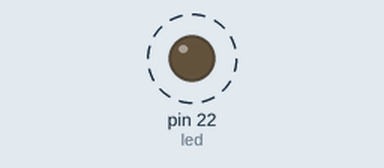
Simulated run of this program. Board: MicroPython board. On the bench: output pins drawn as LEDs (lit = HIGH). Dashed ring = blinking. What the program prints to the serial console is not drawn. At 5.0 s the program stops and its outputs stay as they are.

Above: at 0.2 s.
Timing chart, 0 to 3.0 s (numbered marks = the images above):
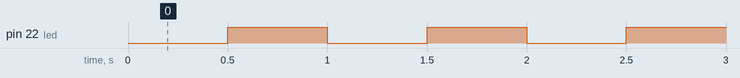

The program:

t003.py
```python
import machine
import time

led = machine.Pin(22,machine.Pin.OUT)

counter=0

while counter<5:
    led.off()
    time.sleep(0.5)
    led.on()
    time.sleep(0.5)
    counter +=1

print('Blinking LED is complete')
```

Measured:
- by itself, pin 22 (led): alternates HIGH for 0.50 s and LOW for 0.50 s, 9 changes in all, then stays HIGH
